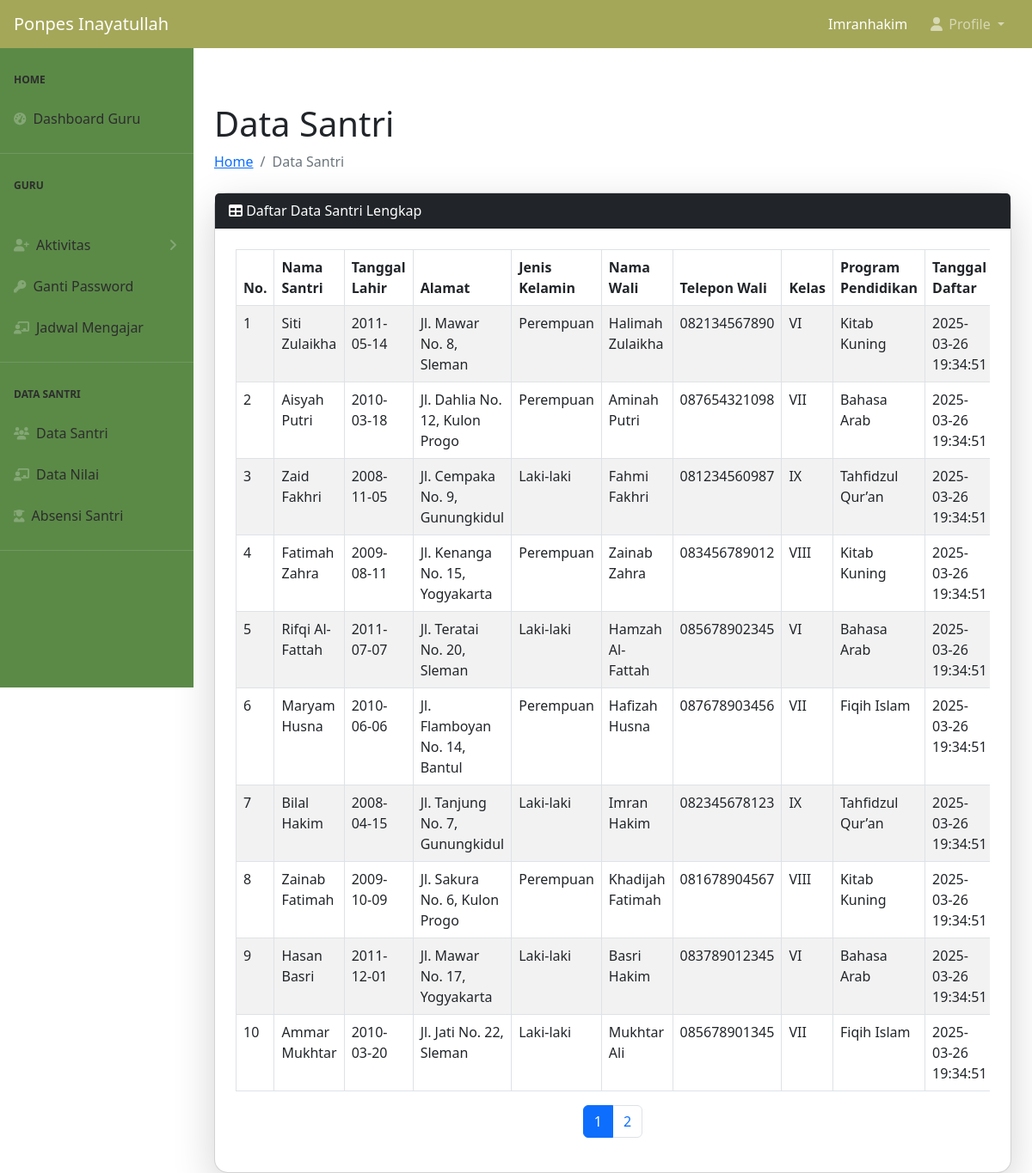
The page /guru/data_santri.php (signed in) on the database its author committed.
### tables this page shows
CREATE TABLE `users` (
  `id_user` int NOT NULL,
  `username` varchar(50) NOT NULL,
  `password` varchar(255) NOT NULL,
  `role` enum('admin','guru','santri') NOT NULL,
  `id_admin` int DEFAULT NULL,
  `id_guru` int DEFAULT NULL,
  `id_santri` int DEFAULT NULL,
  `status` enum('Aktif','Tidak Aktif') DEFAULT 'Aktif',
  `created_at` timestamp NULL DEFAULT CURRENT_TIMESTAMP
);

CREATE TABLE `santri` (
  `id_santri` int NOT NULL,
  `nama_santri` varchar(100) NOT NULL,
  `nisn` varchar(15) DEFAULT NULL,
  `tanggal_lahir` date DEFAULT NULL,
  `alamat` text,
  `jenis_kelamin` enum('Laki-laki','Perempuan') DEFAULT NULL,
  `no_telepon_wali` varchar(15) DEFAULT NULL,
  `nama_wali_santri` varchar(100) DEFAULT NULL,
  `kelas` varchar(10) DEFAULT NULL,
  `program_pendidikan` varchar(50) DEFAULT NULL,
  `status_santri` varchar(20) DEFAULT NULL,
  `foto` varchar(255) DEFAULT NULL,
  `tanggal_daftar` timestamp NULL DEFAULT CURRENT_TIMESTAMP
);

### config.php (called while the page is built, shortened)
<?php
$main_url = "http://localhost/ppinayatullah2";
?>

### guru/data_santri.php (the view, shortened to what this page needs)
<?php
require_once "../config.php";
$limit = 10;
$page = isset($_GET['page']) ? (int)$_GET['page'] : 1;
$offset = ($page - 1) * $limit;
$total_data_query = "SELECT COUNT(*) AS total FROM santri";
$total_data_result = mysqli_query($conn, $total_data_query);
$total_data = mysqli_fetch_assoc($total_data_result)['total'] ?? 0;
$total_pages = ceil($total_data / $limit);
$query = "SELECT id_santri, nama_santri, nisn, tanggal_lahir, alamat, jenis_kelamin, no_telepon_wali,
                 nama_wali_santri, kelas, program_pendidikan, foto, tanggal_daftar
          FROM santri
          LIMIT $offset, $limit";
$result = mysqli_query($conn, $query);
require_once "./template_guru/header.php";
require_once "./template_guru/navbar.php";
require_once "./template_guru/side-bar.php";
?>
<div id="layoutSidenav_content">
    <main>
        <div class="container-fluid px-4">
            <h1 class="mt-4">Data Santri</h1>
            <ol class="breadcrumb mb-4">
                <li class="breadcrumb-item"><a href="<?= $main_url ?>/guru/index.php">Home</a></li>
                <li class="breadcrumb-item active">Data Santri</li>
            </ol>
            <div class="card shadow-lg rounded-4">
                <div class="card-header bg-dark text-white">
                    <i class="fas fa-table"></i> Daftar Data Santri Lengkap
                </div>
                <div class="card-body p-4">
                    <div class="table-responsive">
                        <table class="table table-bordered table-striped">
                            <thead>
                                <tr>
                                    <th>No.</th>
                                    <th>Nama Santri</th>
                                    <th>Tanggal Lahir</th>
                                    <th>Alamat</th>
                                    <th>Jenis Kelamin</th>
                                    <th>Nama Wali</th>
                                    <th>Telepon Wali</th>
                                    <th>Kelas</th>
                                    <th>Program Pendidikan</th>
                                    <th>Tanggal Daftar</th>
                                </tr>
                            </thead>
                            <tbody>
                                <?php if ($result && mysqli_num_rows($result) > 0): ?>
                                    <?php $no = $offset + 1; ?>
                                    <?php while ($row = mysqli_fetch_assoc($result)): ?>
                                        <tr>
                                            <td><?= $no++; ?></td>
                                            <td><?= htmlspecialchars($row['nama_santri'] ?? 'Tidak tersedia'); ?></td>
                                            <td><?= htmlspecialchars($row['tanggal_lahir'] ?? 'Tidak tersedia'); ?></td>
                                            <td><?= htmlspecialchars($row['alamat'] ?? 'Tidak tersedia'); ?></td>
                                            <td><?= htmlspecialchars($row['jenis_kelamin'] ?? 'Tidak tersedia'); ?></td>
                                            <td><?= htmlspecialchars($row['nama_wali_santri'] ?? 'Tidak tersedia'); ?></td>
                                            <td><?= htmlspecialchars($row['no_telepon_wali'] ?? 'Tidak tersedia'); ?></td>
                                            <td><?= htmlspecialchars($row['kelas'] ?? 'Tidak tersedia'); ?></td>
                                            <td><?= htmlspecialchars($row['program_pendidikan'] ?? 'Tidak tersedia'); ?></td>
                                            <td><?= htmlspecialchars($row['tanggal_daftar'] ?? 'Tidak tersedia'); ?></td>
                                        </tr>
                                    <?php endwhile; ?>
                                <?php else: ?>
                                    <tr>
                                        <td colspan="12" class="text-center">Data tidak ditemukan</td>
                                    </tr>
                                <?php endif; ?>
                            </tbody>
                        </table>
                    </div>
                    <nav aria-label="Page navigation example">
                        <ul class="pagination justify-content-center">
                            <?php for ($i = 1; $i <= $total_pages; $i++): ?>
                                <li class="page-item <?= $page == $i ? 'active' : ''; ?>">
                                    <a class="page-link" href="?page=<?= $i; ?>"><?= $i; ?></a>
                                </li>
                            <?php endfor; ?>
                        </ul>
                    </nav>
                </div>
            </div>
        </div>
    </main>
</div>

### guru/template_guru/navbar.php (shortened to what this page needs)
<?php
require_once "../config.php";
$id_guru = $_SESSION['id_guru'];
$query = mysqli_query($conn, "SELECT users.username, users.role, guru.nama_guru, guru.nip, guru.alamat, guru.no_hp
                              FROM users
                              LEFT JOIN guru ON users.id_guru = guru.id_guru
                              WHERE users.id_guru = '$id_guru'") or die(mysqli_error($conn));
$profile = mysqli_fetch_assoc($query);
?>
<body class="sb-nav-fixed" style="padding-top: 40px;">
    <nav class="sb-topnav navbar navbar-expand navbar-dark custom-navbar">
        <a class="navbar-brand ps-3" href="<?= $main_url ?>index.php">Ponpes Inayatullah</a>
        <form class="d-none d-md-inline-block form-inline ms-auto me-0 me-md-3 my-2 my-md-0">
            <span class="text-white text-capitalize">
                <?= htmlspecialchars($profile['username'] ?? 'Unknown') ?>
            </span>
        </form>
        <ul class="navbar-nav ms-auto ms-md-0 me-3 me-lg-4">
            <li class="nav-item dropdown">
                <a class="nav-link dropdown-toggle" id="navbarDropdown" href="#" role="button"
                    data-bs-toggle="dropdown" aria-expanded="false">
                    <i class="fas fa-user fa-fw"></i> Profile
                </a>
            </li>
        </ul>
    </nav>
</body>

### guru/template_guru/navbar.php (style rules this page uses)
.custom-navbar { background-color: rgb(164, 167, 88) !important; }

### rows shown on the page
users: username "Imranhakim"
santri: nama_santri "Siti Zulaikha", tanggal_lahir "2011-05-14", alamat "Jl. Mawar No. 8, Sleman", jenis_kelamin "Perempuan", nama_wali_santri "Halimah Zulaikha", no_telepon_wali "082134567890", kelas "VI", program_pendidikan "Kitab Kuning", tanggal_daftar "2025-03-26 19:34:51"
santri: nama_santri "Aisyah Putri", tanggal_lahir "2010-03-18", alamat "Jl. Dahlia No. 12, Kulon Progo", jenis_kelamin "Perempuan", nama_wali_santri "Aminah Putri", no_telepon_wali "087654321098", kelas "VII", program_pendidikan "Bahasa Arab", tanggal_daftar "2025-03-26 19:34:51"
santri: nama_santri "Zaid Fakhri", tanggal_lahir "2008-11-05", alamat "Jl. Cempaka No. 9, Gunungkidul", jenis_kelamin "Laki-laki", nama_wali_santri "Fahmi Fakhri", no_telepon_wali "081234560987", kelas "IX", program_pendidikan "Tahfidzul Qur’an", tanggal_daftar "2025-03-26 19:34:51"
santri: nama_santri "Fatimah Zahra", tanggal_lahir "2009-08-11", alamat "Jl. Kenanga No. 15, Yogyakarta", jenis_kelamin "Perempuan", nama_wali_santri "Zainab Zahra", no_telepon_wali "083456789012", kelas "VIII", program_pendidikan "Kitab Kuning", tanggal_daftar "2025-03-26 19:34:51"
santri: nama_santri "Rifqi Al-Fattah", tanggal_lahir "2011-07-07", alamat "Jl. Teratai No. 20, Sleman", jenis_kelamin "Laki-laki", nama_wali_santri "Hamzah Al-Fattah", no_telepon_wali "085678902345", kelas "VI", program_pendidikan "Bahasa Arab", tanggal_daftar "2025-03-26 19:34:51"
santri: nama_santri "Maryam Husna", tanggal_lahir "2010-06-06", alamat "Jl. Flamboyan No. 14, Bantul", jenis_kelamin "Perempuan", nama_wali_santri "Hafizah Husna", no_telepon_wali "087678903456", kelas "VII", program_pendidikan "Fiqih Islam", tanggal_daftar "2025-03-26 19:34:51"
santri: nama_santri "Bilal Hakim", tanggal_lahir "2008-04-15", alamat "Jl. Tanjung No. 7, Gunungkidul", jenis_kelamin "Laki-laki", nama_wali_santri "Imran Hakim", no_telepon_wali "082345678123", kelas "IX", program_pendidikan "Tahfidzul Qur’an", tanggal_daftar "2025-03-26 19:34:51"
santri: nama_santri "Zainab Fatimah", tanggal_lahir "2009-10-09", alamat "Jl. Sakura No. 6, Kulon Progo", jenis_kelamin "Perempuan", nama_wali_santri "Khadijah Fatimah", no_telepon_wali "081678904567", kelas "VIII", program_pendidikan "Kitab Kuning", tanggal_daftar "2025-03-26 19:34:51"
santri: nama_santri "Hasan Basri", tanggal_lahir "2011-12-01", alamat "Jl. Mawar No. 17, Yogyakarta", jenis_kelamin "Laki-laki", nama_wali_santri "Basri Hakim", no_telepon_wali "083789012345", kelas "VI", program_pendidikan "Bahasa Arab", tanggal_daftar "2025-03-26 19:34:51"
santri: nama_santri "Ammar Mukhtar", tanggal_lahir "2010-03-20", alamat "Jl. Jati No. 22, Sleman", jenis_kelamin "Laki-laki", nama_wali_santri "Mukhtar Ali", no_telepon_wali "085678901345", kelas "VII", program_pendidikan "Fiqih Islam", tanggal_daftar "2025-03-26 19:34:51"
